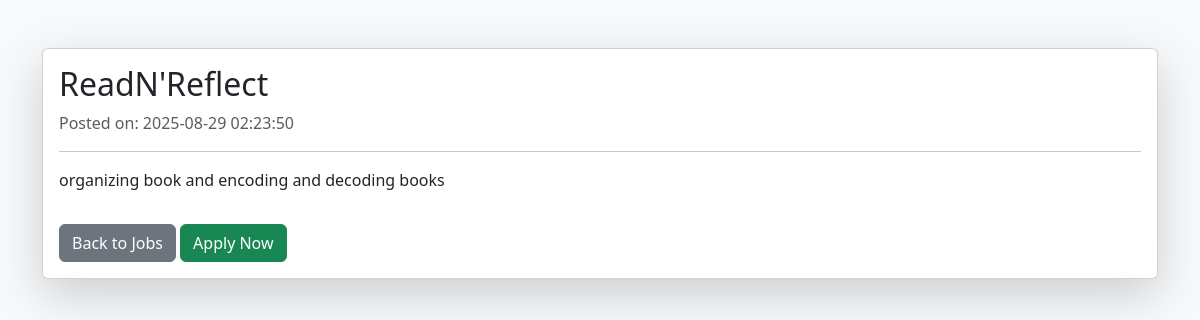
/tina/job_details.php?id=1, run on the app's committed database.
### tables this page shows
CREATE TABLE `jobs` (
  `id` int(11) NOT NULL,
  `title` varchar(255) NOT NULL,
  `description` text NOT NULL,
  `requirements` text DEFAULT NULL,
  `salary` varchar(100) DEFAULT NULL,
  `location` varchar(255) DEFAULT NULL,
  `employment_type` enum('Full-time','Part-time','Contract','Internship') DEFAULT 'Full-time',
  `contact_name` varchar(255) DEFAULT NULL,
  `contact_email` varchar(255) DEFAULT NULL,
  `contact_phone` varchar(50) DEFAULT NULL,
  `category` varchar(100) DEFAULT NULL,
  `created_at` timestamp NOT NULL DEFAULT current_timestamp()
);

### htdocs/tina/job_details.php (the view, shortened to what this page needs)
<?php
include 'job_db.php';
$job_id = intval($_GET['id']);
$stmt = $conn->prepare("SELECT * FROM jobs WHERE id = ?");
$stmt->bind_param("i", $job_id);
$stmt->execute();
$result = $stmt->get_result();
$job = $result->fetch_assoc();
?>
<!DOCTYPE html>
<html lang="en">
<head>
  <link href="https://cdn.jsdelivr.net/npm/bootstrap@5.3.2/dist/css/bootstrap.min.css" rel="stylesheet">
</head>
<body class="bg-light">
<div class="container mt-5">
  <div class="card shadow-lg">
    <div class="card-body">
      <h2><?php echo htmlspecialchars($job['title']); ?></h2>
      <p class="text-muted">Posted on: <?php echo $job['created_at']; ?></p>
      <hr>
      <p><?php echo nl2br(htmlspecialchars($job['description'])); ?></p>
      <a href="find_jobs.php" class="btn btn-secondary mt-3">Back to Jobs</a>
      <button class="btn btn-success mt-3" data-bs-toggle="modal" data-bs-target="#applyModal">
        Apply Now
      </button>
    </div>
  </div>
</div>
</body>
</html>

### data on the page
jobs: title "ReadN'Reflect", created_at "2025-08-29 02:23:50", description "organizing book and encoding and decoding books"
